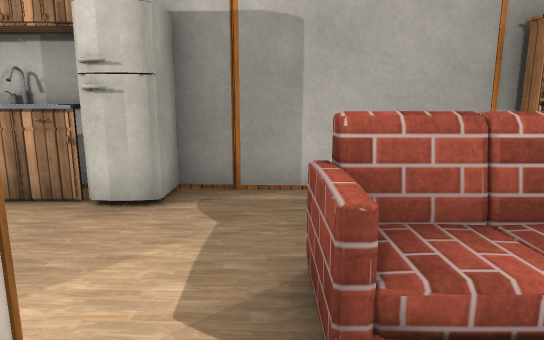
[1] (above)

15 first-person views from a walk through a Unity game level. The camera is 1.3 m above the floor, tilts 10° down and sees 75° across. Doors are open. The floor is counted in squares, 1 m on a side. Each view is taken from the middle of a square. On the plan, view 1 faces up. The plan holds only what a view shows up to about 15 squares ahead; the rest is blank. The player is left out. Some surface patterns are stand-ins.

[2]
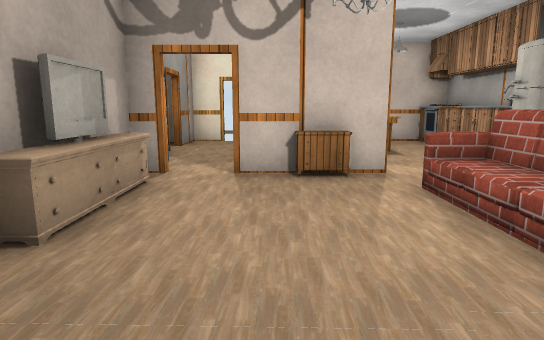

[3]
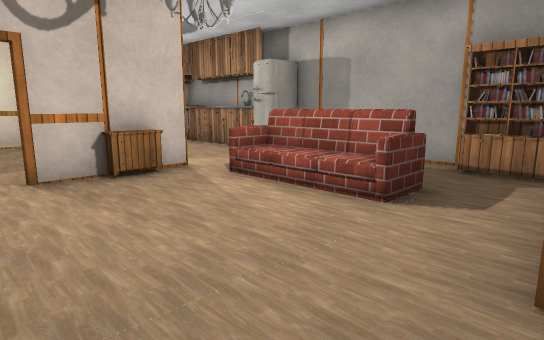

[4]
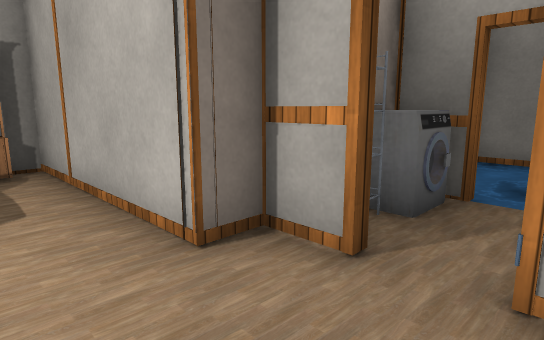

[5]
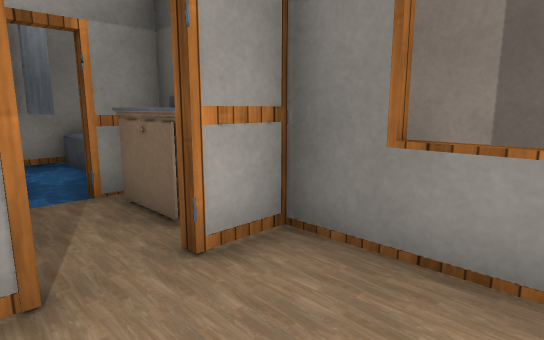

[6]
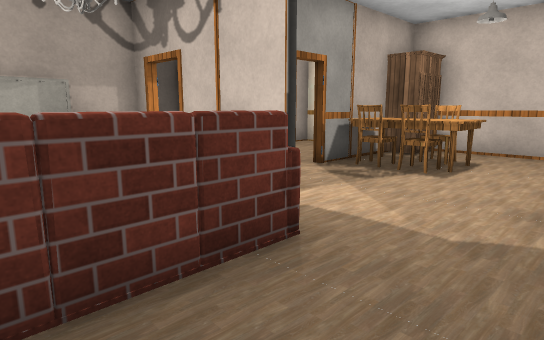

[7]
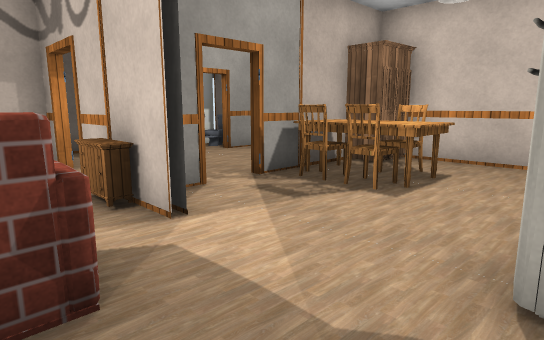

[8]
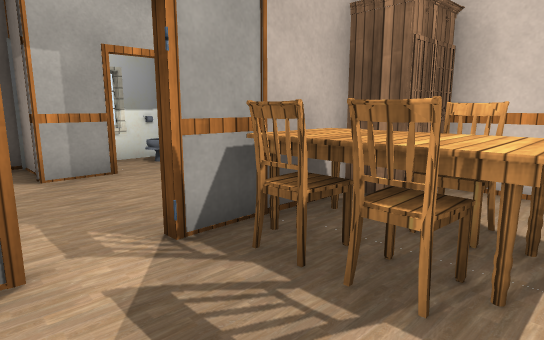

[9]
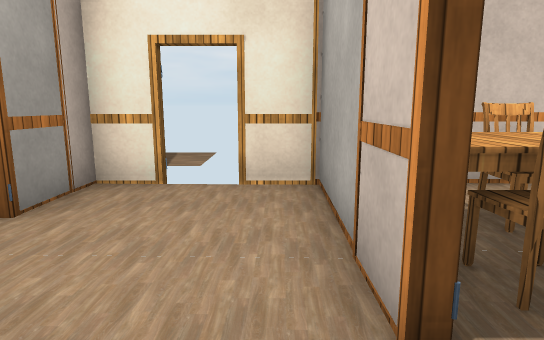

[10]
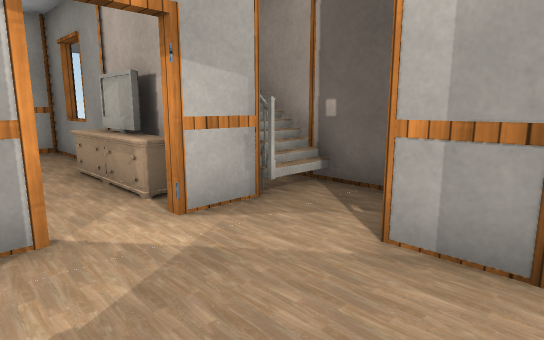

[11]
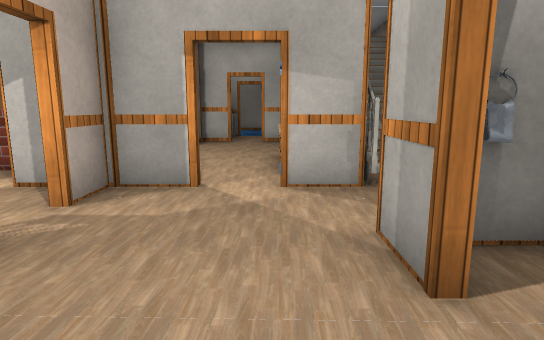

[12]
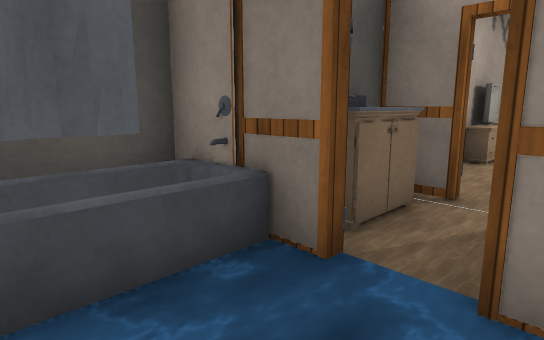

[13]
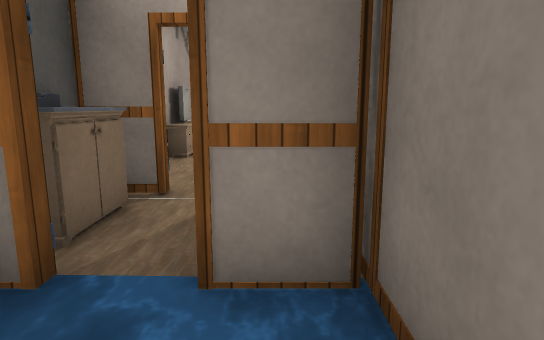

[14]
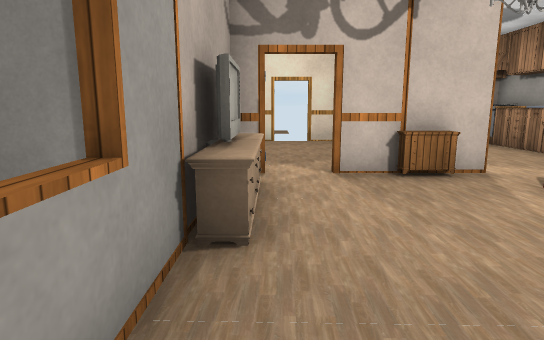

[15]
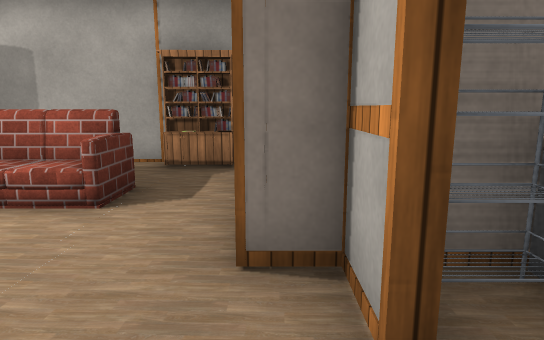

### Floor plan
Points are (right, up) in squares from view 1. A wall is a line through its corners. A room is listed if a view was taken in it or the views show most of it. See-through windows are left out.
Room 1 (views 1, 2, 3, 4, 5, 6, 7, 8, 14, 15)
walls: (-1, 1.4) (-1, -1.9); (-1.2, 0.6) (-1.2, 1.4) (-1.2, 0.9); (-2.5, -0.1) (-2, -0.1); (-2.9, 5.6) (-8.1, 5.8) (-8.1, 0.9); (-1, -3.1) (-1, -4.1) (0.7, -4.1); (1.5, -4.1) (2.7, -4.1); (2.6, -3.8) (7.8, -3.8); (-6.6, -0.1) (-3.6, -0.1); (6.6, -1.5) (6.6, -0.3) (5.7, -0.3) (5.7, 5.4) (-1.5, 5.6); (6.6, -3.9) (6.6, -2.5)
ways out: open door at (-3, 0) to room 2; open door at (-1, -2.5) to room 2; open door at (6.5, -2)
objects: cabinet (-7, 1); other object (-7, 5); table (-6, 1) to (-5, 3); chair (-6, 2); cabinet (-6, 5) to (-5, 5); chair (-4, 1); chair (-4, 2); other object (-4, 5) to (-3, 5); fridge (-2, 5); table (-1, 0); other object (0, -3); other object (0, 2) to (4, 3); other object (1, -4) to (1, -3); other object (2, -3); bookshelf (4, 5) to (5, 5)
Room 2 (views 9, 10, 11)
walls: (-4.8, -4.1) (-3.3, -4.1); (-3.6, -0.3) (-8.1, -0.3) (-8.1, -1.6); (-1.2, -1.9) (-1.2, -0.5); (-3.7, -6.1) (0.7, -6.2); (-1.2, -4.7) (-1.2, -3.1); (-1.5, -0.3) (-2.5, -0.3); (-8.1, -2.9) (-8.1, -4.1) (-6, -4.1)
ways out: open door at (-3, 0) to room 1; open door at (-1, -2.5) to room 1; open door at (-8, -2.5); open door at (-5.5, -4)
Room 3 (views 12, 13)
walls: (11.3, -0.3) (8.6, -0.3); (9.6, -0.2) (9.6, -1.6); (9.4, -1.6) (9.4, -0.2); (13.3, -3.5) (13.3, -0.5)
ways out: opening at (11, -2); open door at (9.5, -2)
objects: machine (9, -1)

Where each view was taken, in squares from view 1:
view 1: 0 up, 0 right, facing up
view 2: 1 down, 6 right, facing left
view 3: 3 down, 6 right, facing up-left
view 4: 3 down, 4 right, facing up-right
view 5: 1 down, 4 right, facing down-right
view 6: 5 up, 3 right, facing down-left
view 7: 5 up, 1 right, facing down-left
view 8: 3 up, 2 left, facing down-left
view 9: 1 down, 2 left, facing left
view 10: 1 down, 5 left, facing down-right
view 11: 3 down, 7 left, facing right
view 12: 1 down, 12 right, facing down-left
view 13: 1 down, 12 right, facing left
view 14: 3 down, 6 right, facing left
view 15: 3 down, 6 right, facing up
